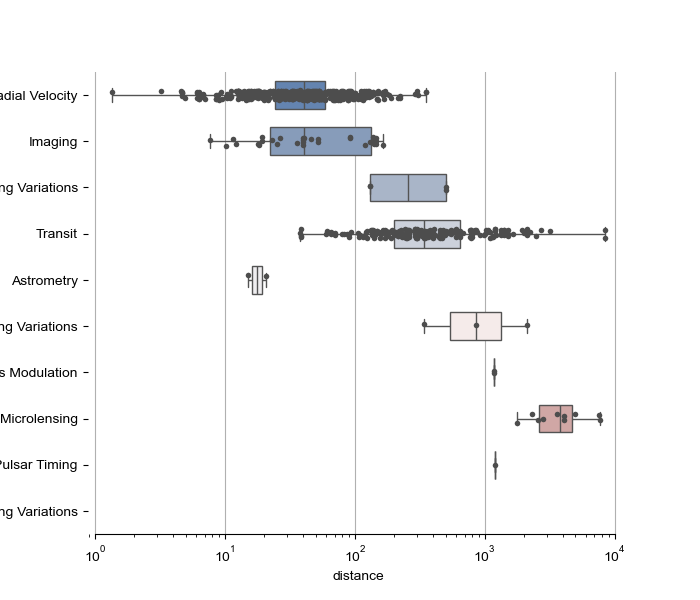

This chart was generated by the following Python code:
# 引入所需库
import seaborn as sns
import matplotlib.pyplot as plt
import matplotlib as mpl

# 设置图大小
f, ax = plt.subplots(figsize=(7, 6))
# 将主题设置为带有刻度的风格
sns.set_theme(style="ticks")

# 将x轴的刻度设置为对数刻度
ax.set_xscale("log")

# 加载示例数据集
planets = sns.load_dataset("planets")

# 绘制水平箱线图
sns.boxplot(
    planets, x="distance", y="method", hue="method",
    whis=[0, 100], width=.6, palette="vlag"
)

# 在水平箱线图中绘制散点图
sns.stripplot(planets, x="distance", y="method", size=4, color=".3")

# 在x轴上添加网格线
ax.xaxis.grid(True)
# 移除y轴标签
ax.set(ylabel="")
# 移除图像周围的非关键线
sns.despine(trim=True, left=True)
plt.show()
